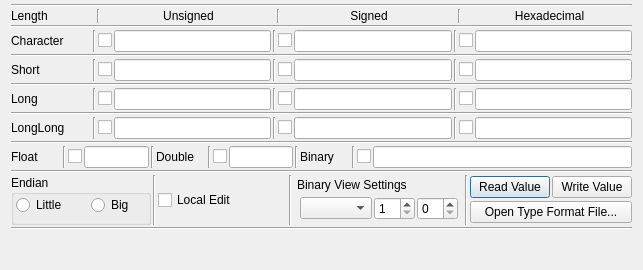
<?xml version="1.0" encoding="UTF-8"?>
<ui version="4.0">
 <class>binary_values_view</class>
 <widget class="QDialog" name="binary_values_view">
  <property name="geometry">
   <rect>
    <x>0</x>
    <y>0</y>
    <width>643</width>
    <height>270</height>
   </rect>
  </property>
  <property name="windowTitle">
   <string>Dialog</string>
  </property>
  <layout class="QVBoxLayout" name="verticalLayout">
   <property name="spacing">
    <number>2</number>
   </property>
   <property name="topMargin">
    <number>4</number>
   </property>
   <property name="bottomMargin">
    <number>4</number>
   </property>
   <item>
    <widget class="Line" name="line_19">
     <property name="orientation">
      <enum>Qt::Horizontal</enum>
     </property>
    </widget>
   </item>
   <item>
    <layout class="QHBoxLayout" name="horizontalLayoutHead">
     <property name="spacing">
      <number>6</number>
     </property>
     <item>
      <widget class="QLabel" name="label_2">
       <property name="minimumSize">
        <size>
         <width>80</width>
         <height>0</height>
        </size>
       </property>
       <property name="maximumSize">
        <size>
         <width>80</width>
         <height>20</height>
        </size>
       </property>
       <property name="text">
        <string>Length</string>
       </property>
      </widget>
     </item>
     <item>
      <widget class="Line" name="line_11">
       <property name="orientation">
        <enum>Qt::Vertical</enum>
       </property>
      </widget>
     </item>
     <item>
      <widget class="QLabel" name="label_signed">
       <property name="minimumSize">
        <size>
         <width>0</width>
         <height>0</height>
        </size>
       </property>
       <property name="maximumSize">
        <size>
         <width>16777215</width>
         <height>16777215</height>
        </size>
       </property>
       <property name="locale">
        <locale language="English" country="UnitedStates"/>
       </property>
       <property name="text">
        <string>Unsigned</string>
       </property>
       <property name="alignment">
        <set>Qt::AlignCenter</set>
       </property>
      </widget>
     </item>
     <item>
      <widget class="Line" name="lineVerticalHead">
       <property name="orientation">
        <enum>Qt::Vertical</enum>
       </property>
      </widget>
     </item>
     <item>
      <widget class="QLabel" name="label_unsigned">
       <property name="minimumSize">
        <size>
         <width>0</width>
         <height>0</height>
        </size>
       </property>
       <property name="maximumSize">
        <size>
         <width>16777215</width>
         <height>16777215</height>
        </size>
       </property>
       <property name="locale">
        <locale language="English" country="UnitedStates"/>
       </property>
       <property name="text">
        <string>Signed</string>
       </property>
       <property name="alignment">
        <set>Qt::AlignCenter</set>
       </property>
      </widget>
     </item>
     <item>
      <widget class="Line" name="line">
       <property name="orientation">
        <enum>Qt::Vertical</enum>
       </property>
      </widget>
     </item>
     <item>
      <widget class="QLabel" name="label">
       <property name="minimumSize">
        <size>
         <width>0</width>
         <height>0</height>
        </size>
       </property>
       <property name="maximumSize">
        <size>
         <width>16777215</width>
         <height>16777215</height>
        </size>
       </property>
       <property name="text">
        <string>Hexadecimal</string>
       </property>
       <property name="alignment">
        <set>Qt::AlignCenter</set>
       </property>
      </widget>
     </item>
    </layout>
   </item>
   <item>
    <widget class="Line" name="line_12">
     <property name="orientation">
      <enum>Qt::Horizontal</enum>
     </property>
    </widget>
   </item>
   <item>
    <layout class="QHBoxLayout" name="horizontalLayoutByte">
     <item>
      <widget class="QLabel" name="label_signed_byte">
       <property name="minimumSize">
        <size>
         <width>80</width>
         <height>0</height>
        </size>
       </property>
       <property name="locale">
        <locale language="English" country="UnitedStates"/>
       </property>
       <property name="text">
        <string>Character</string>
       </property>
      </widget>
     </item>
     <item>
      <widget class="Line" name="line_10">
       <property name="orientation">
        <enum>Qt::Vertical</enum>
       </property>
      </widget>
     </item>
     <item>
      <widget class="QCheckBox" name="checkUnsignedByte">
       <property name="toolTip">
        <string>Check to edit this value</string>
       </property>
       <property name="text">
        <string/>
       </property>
      </widget>
     </item>
     <item>
      <widget class="QLineEdit" name="edtUnsignedByte">
       <property name="toolTip">
        <string>Hit Enter to confirm input</string>
       </property>
       <property name="locale">
        <locale language="English" country="UnitedStates"/>
       </property>
      </widget>
     </item>
     <item>
      <widget class="Line" name="lineVerticalByte">
       <property name="orientation">
        <enum>Qt::Vertical</enum>
       </property>
      </widget>
     </item>
     <item>
      <widget class="QCheckBox" name="checkSignedByte">
       <property name="toolTip">
        <string/>
       </property>
       <property name="text">
        <string/>
       </property>
      </widget>
     </item>
     <item>
      <widget class="QLineEdit" name="edtSignedByte"/>
     </item>
     <item>
      <widget class="Line" name="line_2">
       <property name="orientation">
        <enum>Qt::Vertical</enum>
       </property>
      </widget>
     </item>
     <item>
      <widget class="QCheckBox" name="checkHexByte">
       <property name="text">
        <string/>
       </property>
       <property name="checked">
        <bool>false</bool>
       </property>
      </widget>
     </item>
     <item>
      <widget class="QLineEdit" name="edtHexByte"/>
     </item>
    </layout>
   </item>
   <item>
    <widget class="Line" name="line_13">
     <property name="orientation">
      <enum>Qt::Horizontal</enum>
     </property>
    </widget>
   </item>
   <item>
    <layout class="QHBoxLayout" name="horizontalLayoutShort">
     <item>
      <widget class="QLabel" name="label_unsigned_short">
       <property name="minimumSize">
        <size>
         <width>80</width>
         <height>0</height>
        </size>
       </property>
       <property name="text">
        <string>Short</string>
       </property>
      </widget>
     </item>
     <item>
      <widget class="Line" name="line_9">
       <property name="orientation">
        <enum>Qt::Vertical</enum>
       </property>
      </widget>
     </item>
     <item>
      <widget class="QCheckBox" name="checkUnsignedShort">
       <property name="text">
        <string/>
       </property>
      </widget>
     </item>
     <item>
      <widget class="QLineEdit" name="edtUnsignedShort"/>
     </item>
     <item>
      <widget class="Line" name="lineVerticalShort">
       <property name="orientation">
        <enum>Qt::Vertical</enum>
       </property>
      </widget>
     </item>
     <item>
      <widget class="QCheckBox" name="checkSignedShort">
       <property name="text">
        <string/>
       </property>
      </widget>
     </item>
     <item>
      <widget class="QLineEdit" name="edtSignedShort"/>
     </item>
     <item>
      <widget class="Line" name="line_3">
       <property name="orientation">
        <enum>Qt::Vertical</enum>
       </property>
      </widget>
     </item>
     <item>
      <widget class="QCheckBox" name="checkHexShort">
       <property name="text">
        <string/>
       </property>
      </widget>
     </item>
     <item>
      <widget class="QLineEdit" name="edtHexShort"/>
     </item>
    </layout>
   </item>
   <item>
    <widget class="Line" name="line_14">
     <property name="orientation">
      <enum>Qt::Horizontal</enum>
     </property>
    </widget>
   </item>
   <item>
    <layout class="QHBoxLayout" name="horizontalLayoutLong">
     <item>
      <widget class="QLabel" name="label_signed_long">
       <property name="minimumSize">
        <size>
         <width>80</width>
         <height>0</height>
        </size>
       </property>
       <property name="text">
        <string>Long</string>
       </property>
      </widget>
     </item>
     <item>
      <widget class="Line" name="line_8">
       <property name="orientation">
        <enum>Qt::Vertical</enum>
       </property>
      </widget>
     </item>
     <item>
      <widget class="QCheckBox" name="checkUnsignedLong">
       <property name="text">
        <string/>
       </property>
      </widget>
     </item>
     <item>
      <widget class="QLineEdit" name="edtUnsignedLong"/>
     </item>
     <item>
      <widget class="Line" name="lineVerticalLong">
       <property name="orientation">
        <enum>Qt::Vertical</enum>
       </property>
      </widget>
     </item>
     <item>
      <widget class="QCheckBox" name="checkSignedLong">
       <property name="text">
        <string/>
       </property>
      </widget>
     </item>
     <item>
      <widget class="QLineEdit" name="edtSignedLong"/>
     </item>
     <item>
      <widget class="Line" name="line_4">
       <property name="orientation">
        <enum>Qt::Vertical</enum>
       </property>
      </widget>
     </item>
     <item>
      <widget class="QCheckBox" name="checkHexLong">
       <property name="text">
        <string/>
       </property>
      </widget>
     </item>
     <item>
      <widget class="QLineEdit" name="edtHexLong"/>
     </item>
    </layout>
   </item>
   <item>
    <widget class="Line" name="line_15">
     <property name="orientation">
      <enum>Qt::Horizontal</enum>
     </property>
    </widget>
   </item>
   <item>
    <layout class="QHBoxLayout" name="horizontalLayoutLongLong">
     <item>
      <widget class="QLabel" name="labelLongLong">
       <property name="minimumSize">
        <size>
         <width>80</width>
         <height>0</height>
        </size>
       </property>
       <property name="text">
        <string>LongLong</string>
       </property>
      </widget>
     </item>
     <item>
      <widget class="Line" name="line_7">
       <property name="orientation">
        <enum>Qt::Vertical</enum>
       </property>
      </widget>
     </item>
     <item>
      <widget class="QCheckBox" name="checkUnsignedLongLong">
       <property name="text">
        <string/>
       </property>
      </widget>
     </item>
     <item>
      <widget class="QLineEdit" name="edtUnsignedLongLong"/>
     </item>
     <item>
      <widget class="Line" name="line_6">
       <property name="orientation">
        <enum>Qt::Vertical</enum>
       </property>
      </widget>
     </item>
     <item>
      <widget class="QCheckBox" name="checkSignedLongLong">
       <property name="text">
        <string/>
       </property>
      </widget>
     </item>
     <item>
      <widget class="QLineEdit" name="edtSignedLongLong"/>
     </item>
     <item>
      <widget class="Line" name="line_5">
       <property name="orientation">
        <enum>Qt::Vertical</enum>
       </property>
      </widget>
     </item>
     <item>
      <widget class="QCheckBox" name="checkHexLongLong">
       <property name="text">
        <string/>
       </property>
      </widget>
     </item>
     <item>
      <widget class="QLineEdit" name="edtHexLongLong"/>
     </item>
    </layout>
   </item>
   <item>
    <widget class="Line" name="line_16">
     <property name="orientation">
      <enum>Qt::Horizontal</enum>
     </property>
    </widget>
   </item>
   <item>
    <layout class="QHBoxLayout" name="horizontalLayoutFloatingPoint">
     <item>
      <widget class="QLabel" name="labelFloat">
       <property name="minimumSize">
        <size>
         <width>50</width>
         <height>0</height>
        </size>
       </property>
       <property name="text">
        <string>Float</string>
       </property>
      </widget>
     </item>
     <item>
      <widget class="Line" name="line_18">
       <property name="orientation">
        <enum>Qt::Vertical</enum>
       </property>
      </widget>
     </item>
     <item>
      <widget class="QCheckBox" name="checkFloat">
       <property name="text">
        <string/>
       </property>
      </widget>
     </item>
     <item>
      <widget class="QLineEdit" name="edtFloat">
       <property name="sizePolicy">
        <sizepolicy hsizetype="Expanding" vsizetype="Fixed">
         <horstretch>1</horstretch>
         <verstretch>0</verstretch>
        </sizepolicy>
       </property>
      </widget>
     </item>
     <item>
      <widget class="Line" name="lineFloatingPoint">
       <property name="orientation">
        <enum>Qt::Vertical</enum>
       </property>
      </widget>
     </item>
     <item>
      <widget class="QLabel" name="labelDouble">
       <property name="minimumSize">
        <size>
         <width>50</width>
         <height>0</height>
        </size>
       </property>
       <property name="text">
        <string>Double</string>
       </property>
      </widget>
     </item>
     <item>
      <widget class="Line" name="line_17">
       <property name="orientation">
        <enum>Qt::Vertical</enum>
       </property>
      </widget>
     </item>
     <item>
      <widget class="QCheckBox" name="checkDouble">
       <property name="text">
        <string/>
       </property>
      </widget>
     </item>
     <item>
      <widget class="QLineEdit" name="edtDouble">
       <property name="sizePolicy">
        <sizepolicy hsizetype="Expanding" vsizetype="Fixed">
         <horstretch>1</horstretch>
         <verstretch>0</verstretch>
        </sizepolicy>
       </property>
      </widget>
     </item>
     <item>
      <widget class="Line" name="line_25">
       <property name="orientation">
        <enum>Qt::Vertical</enum>
       </property>
      </widget>
     </item>
     <item>
      <widget class="QLabel" name="labelBinary">
       <property name="minimumSize">
        <size>
         <width>50</width>
         <height>0</height>
        </size>
       </property>
       <property name="text">
        <string>Binary</string>
       </property>
      </widget>
     </item>
     <item>
      <widget class="Line" name="line_26">
       <property name="orientation">
        <enum>Qt::Vertical</enum>
       </property>
      </widget>
     </item>
     <item>
      <widget class="QCheckBox" name="checkBinary">
       <property name="text">
        <string/>
       </property>
      </widget>
     </item>
     <item>
      <widget class="QLineEdit" name="edtBinary">
       <property name="sizePolicy">
        <sizepolicy hsizetype="Expanding" vsizetype="Fixed">
         <horstretch>4</horstretch>
         <verstretch>0</verstretch>
        </sizepolicy>
       </property>
      </widget>
     </item>
    </layout>
   </item>
   <item>
    <widget class="Line" name="line_20">
     <property name="orientation">
      <enum>Qt::Horizontal</enum>
     </property>
    </widget>
   </item>
   <item>
    <layout class="QHBoxLayout" name="horizontalLayout">
     <item>
      <widget class="QGroupBox" name="groupBox">
       <property name="minimumSize">
        <size>
         <width>140</width>
         <height>40</height>
        </size>
       </property>
       <property name="maximumSize">
        <size>
         <width>140</width>
         <height>16777215</height>
        </size>
       </property>
       <property name="title">
        <string>Endian</string>
       </property>
       <widget class="QRadioButton" name="radioEndian1">
        <property name="geometry">
         <rect>
          <x>5</x>
          <y>20</y>
          <width>57</width>
          <height>20</height>
         </rect>
        </property>
        <property name="toolTip">
         <string>Select little endian</string>
        </property>
        <property name="text">
         <string>Little</string>
        </property>
       </widget>
       <widget class="QRadioButton" name="radioEndian2">
        <property name="geometry">
         <rect>
          <x>80</x>
          <y>20</y>
          <width>45</width>
          <height>20</height>
         </rect>
        </property>
        <property name="toolTip">
         <string>Select big endian</string>
        </property>
        <property name="text">
         <string>Big</string>
        </property>
       </widget>
      </widget>
     </item>
     <item>
      <widget class="Line" name="line_21">
       <property name="orientation">
        <enum>Qt::Vertical</enum>
       </property>
      </widget>
     </item>
     <item>
      <widget class="QCheckBox" name="checkStandAlone">
       <property name="toolTip">
        <string>Check to edit local values</string>
       </property>
       <property name="text">
        <string>Local Edit</string>
       </property>
       <property name="checked">
        <bool>false</bool>
       </property>
      </widget>
     </item>
     <item>
      <widget class="Line" name="line_24">
       <property name="orientation">
        <enum>Qt::Vertical</enum>
       </property>
      </widget>
     </item>
     <item>
      <layout class="QVBoxLayout" name="verticalLayoutTableView">
       <property name="leftMargin">
        <number>3</number>
       </property>
       <property name="topMargin">
        <number>3</number>
       </property>
       <property name="rightMargin">
        <number>2</number>
       </property>
       <property name="bottomMargin">
        <number>2</number>
       </property>
       <item>
        <widget class="QLabel" name="labelTableView">
         <property name="text">
          <string>Binary View Settings</string>
         </property>
        </widget>
       </item>
       <item>
        <layout class="QHBoxLayout" name="horizontalLayoutTableView">
         <property name="leftMargin">
          <number>3</number>
         </property>
         <property name="topMargin">
          <number>3</number>
         </property>
         <property name="rightMargin">
          <number>3</number>
         </property>
         <property name="bottomMargin">
          <number>3</number>
         </property>
         <item>
          <widget class="QComboBox" name="comboType">
           <property name="toolTip">
            <string>Choose data type for table view</string>
           </property>
          </widget>
         </item>
         <item>
          <widget class="QSpinBox" name="spinColumns">
           <property name="toolTip">
            <string>Edit number of collumns shown in binary table view</string>
           </property>
           <property name="minimum">
            <number>1</number>
           </property>
           <property name="maximum">
            <number>32</number>
           </property>
          </widget>
         </item>
         <item>
          <widget class="QSpinBox" name="spinOffset">
           <property name="toolTip">
            <string>Edit offset for first byte</string>
           </property>
          </widget>
         </item>
        </layout>
       </item>
      </layout>
     </item>
     <item>
      <widget class="Line" name="line_22">
       <property name="orientation">
        <enum>Qt::Vertical</enum>
       </property>
      </widget>
     </item>
     <item>
      <layout class="QVBoxLayout" name="verticalLayout_3">
       <item>
        <layout class="QHBoxLayout" name="horizontalLayout_2">
         <item>
          <widget class="QPushButton" name="btnReadValue">
           <property name="toolTip">
            <string>Read values again</string>
           </property>
           <property name="text">
            <string>Read Value</string>
           </property>
          </widget>
         </item>
         <item>
          <widget class="QPushButton" name="btnWriteValue">
           <property name="toolTip">
            <string>Store edited value to file</string>
           </property>
           <property name="text">
            <string>Write Value</string>
           </property>
          </widget>
         </item>
        </layout>
       </item>
       <item>
        <widget class="QPushButton" name="btnOpenTypeFile">
         <property name="toolTip">
          <string>&lt;html&gt;&lt;head/&gt;&lt;body&gt;&lt;p&gt;Json file&lt;/p&gt;&lt;p&gt;{&lt;/p&gt;&lt;p&gt;    &amp;quot;file&amp;quot;:{		// optional file parameter&lt;/p&gt;&lt;p&gt;        &amp;quot;mime&amp;quot;:&amp;quot;mymime&amp;quot;,&lt;/p&gt;&lt;p&gt;        &amp;quot;extension&amp;quot;:&amp;quot;ext&amp;quot;,&lt;/p&gt;&lt;p&gt;        &amp;quot;endian&amp;quot;: &amp;quot;big&amp;quot;&lt;/p&gt;&lt;p&gt;    },&lt;/p&gt;&lt;p&gt;    &amp;quot;content&amp;quot;:[		// content of file in an array&lt;/p&gt;&lt;p&gt;        {&amp;quot;name&amp;quot;: &amp;quot;long&amp;quot;},	// simple name and type&lt;/p&gt;&lt;p&gt;        [&amp;quot;name&amp;quot;, &amp;quot;float&amp;quot;, 8]	// float array with size 8&lt;/p&gt;&lt;p&gt;        {&amp;quot;sizedouble&amp;quot;, &amp;quot;int32&amp;quot;}	// size variable for double array&lt;/p&gt;&lt;p&gt;        [&amp;quot;darray&amp;quot;, &amp;quot;double&amp;quot;, &amp;quot;sizedouble&amp;quot;]// variable double array &lt;/p&gt;&lt;p&gt;    ],&lt;/p&gt;&lt;p&gt;    &amp;quot;structs&amp;quot;:{		// optional structs section&lt;/p&gt;&lt;p&gt;         &amp;quot;String&amp;quot;: [	// structure for strings&lt;/p&gt;&lt;p&gt;              [&amp;quot;length&amp;quot;, &amp;quot;uint32&amp;quot; ],// length of string&lt;/p&gt;&lt;p&gt;              [&amp;quot;text&amp;quot;, &amp;quot;string&amp;quot;, &amp;quot;length&amp;quot;]// variable length string type&lt;/p&gt;&lt;p&gt;    ]&lt;/p&gt;&lt;p&gt;    }&lt;/p&gt;&lt;p&gt;}&lt;/p&gt;&lt;/body&gt;&lt;/html&gt;</string>
         </property>
         <property name="text">
          <string>Open Type Format File...</string>
         </property>
        </widget>
       </item>
      </layout>
     </item>
    </layout>
   </item>
   <item>
    <widget class="Line" name="line_23">
     <property name="orientation">
      <enum>Qt::Horizontal</enum>
     </property>
    </widget>
   </item>
   <item>
    <spacer name="verticalSpacer">
     <property name="orientation">
      <enum>Qt::Vertical</enum>
     </property>
     <property name="sizeHint" stdset="0">
      <size>
       <width>20</width>
       <height>40</height>
      </size>
     </property>
    </spacer>
   </item>
  </layout>
 </widget>
 <resources/>
 <connections/>
</ui>
